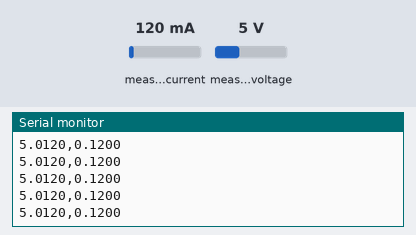
This sketch was run on a simulated ESP32. On the bench: the last lines printed to the serial monitor. Inputs (shaded band) come from the test bench; at power-on: measured current 120 mA, measured voltage 5 V. Nothing arrives over Bluetooth unless stated; a phone connects over Bluetooth LE 3 s after start.

Above: at 3.8 s.
3.9 s: measured current set to 40 mA
At 4.4 s:
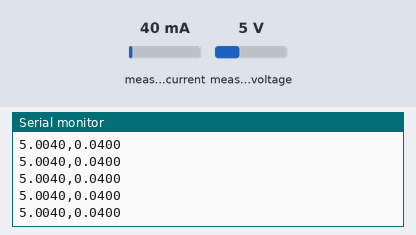
5.4 s: measured voltage set to 0.3 V
At 6.3 s:
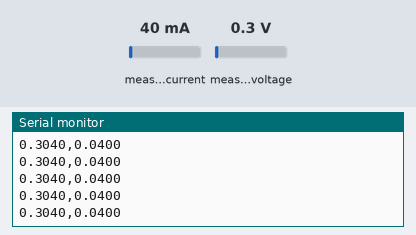
6.9 s: measured current set to 500 mA
At 7.8 s:
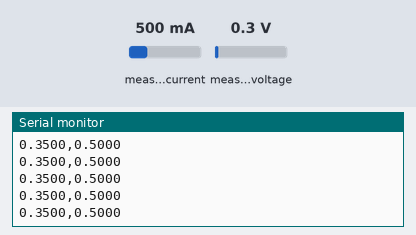
Timing chart, 0 to 9.9 s (numbered marks = the images above; inputs shaded):
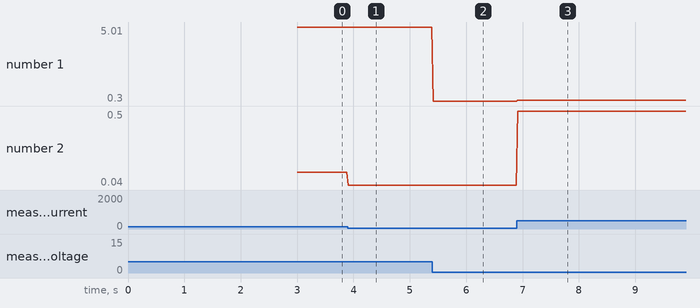

Measured:
- after the input at 3.9 s, the serial monitor: prints a new line at once (image 1)
- after the input at 5.4 s, the serial monitor: prints a new line at once (image 2)
- after the input at 6.9 s, the serial monitor: prints a new line at once (image 3)
- plotted number 1: 5.01 → 5 after the input at 3.9 s, 5 → 0.3 after the input at 5.4 s, 0.3 → 0.35 after the input at 6.9 s
- plotted number 2: 0.12 → 0.04 after the input at 3.9 s, 0.04 → 0.5 after the input at 6.9 s

The sketch:

MODIFIED.ino
```cpp
#include <Wire.h>
#include <Adafruit_INA219.h>
#include <BLEDevice.h>
#include <BLEServer.h>
#include <BLEUtils.h>
#include <BLE2902.h>

#define SERVICE_UUID "12345678-1234-1234-1234-1234567890ab"
#define CHAR_UUID    "12345678-1234-1234-1234-1234567890ac"

Adafruit_INA219 ina219;
BLECharacteristic *pCharacteristic;
bool connected = false;

class ServerCallbacks : public BLEServerCallbacks {
    void onConnect(BLEServer* pServer) {
       connected = true;
    };
    void onDisconnect(BLEServer* pServer) {
      connected = false;
      BLEDevice::startAdvertising();
    }
};

void setup() {
  Serial.begin(115200);

  if (!ina219.begin()) {
    Serial.println("Failed to find INA219 chip");
    while (1) { delay(10); }
  }

  BLEDevice::init("Balegyr86");
  BLEServer *pServer = BLEDevice::createServer();
  pServer->setCallbacks(new ServerCallbacks());
  BLEService *pService = pServer->createService(SERVICE_UUID);

  pCharacteristic = pService->createCharacteristic(
                      CHAR_UUID,
                      BLECharacteristic::PROPERTY_NOTIFY
                    );
  pCharacteristic->addDescriptor(new BLE2902());

  pService->start();
  BLEDevice::startAdvertising();
  Serial.println("Waiting for a client connection...");
}

void loop() {
  if (connected) {


    float busvoltage = ina219.getBusVoltage_V();
    float current_mA = ina219.getCurrent_mA();
    float battery_voltage = busvoltage + (ina219.getShuntVoltage_mV() / 1000);

    char buffer[64];

    snprintf(buffer, sizeof(buffer), "%.4f,%.4f", battery_voltage, current_mA / 1000.0);

    pCharacteristic->setValue(buffer);
    pCharacteristic->notify();
    Serial.println(buffer);
    delay(20);
  }
}
```
